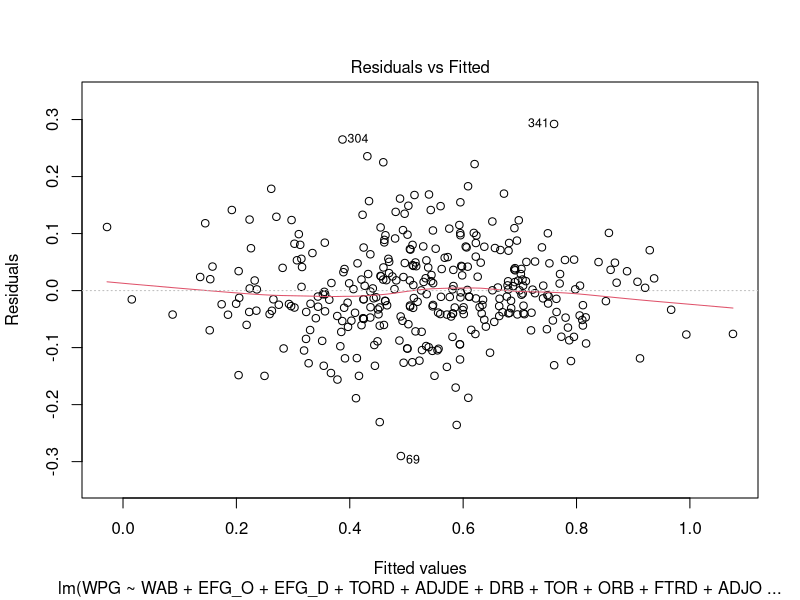
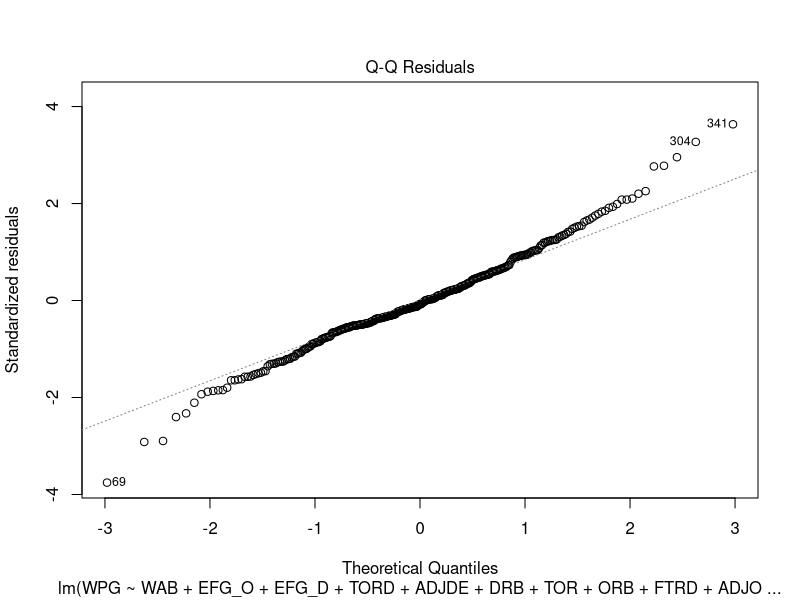
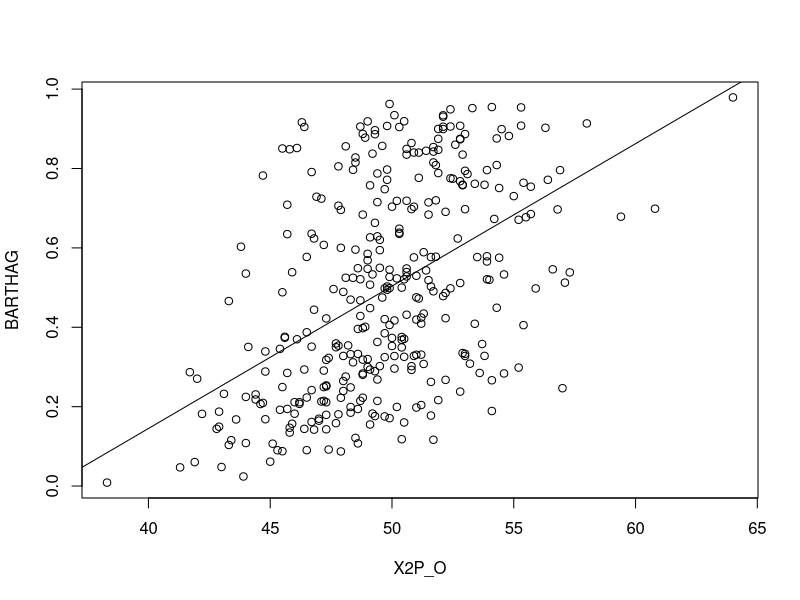
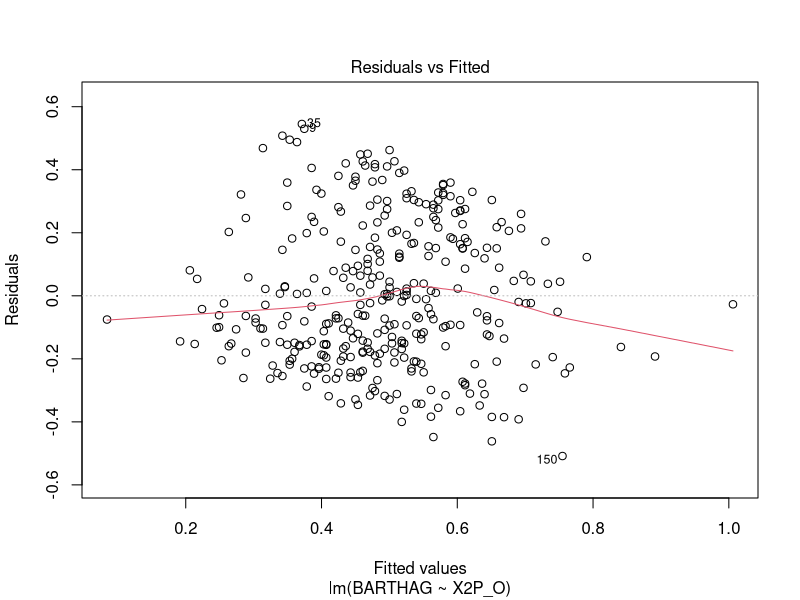
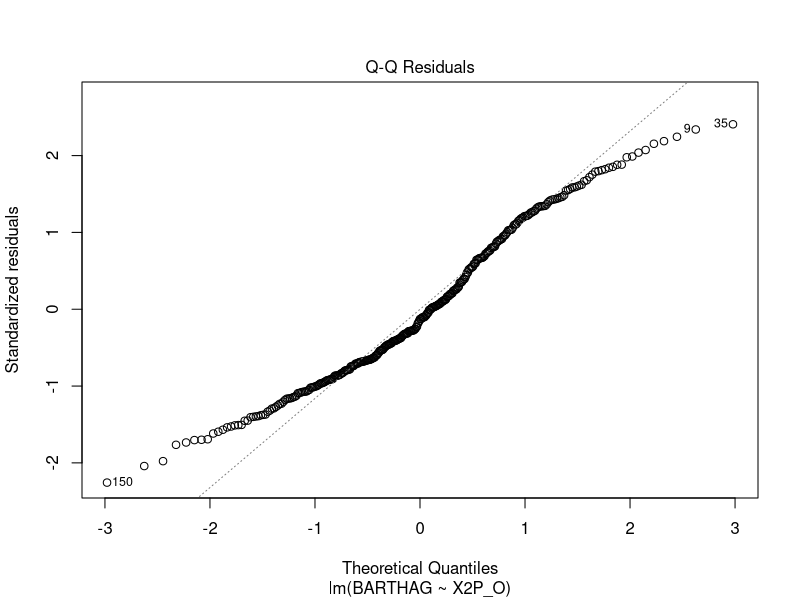
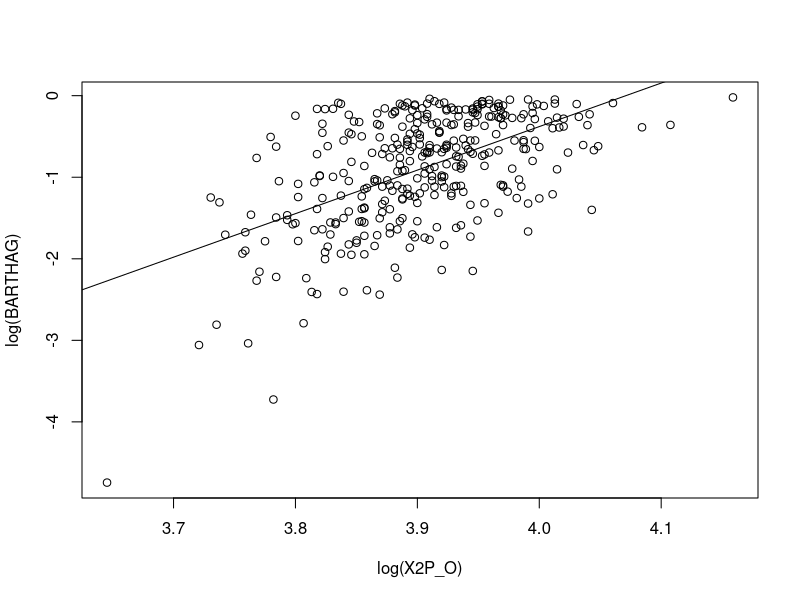
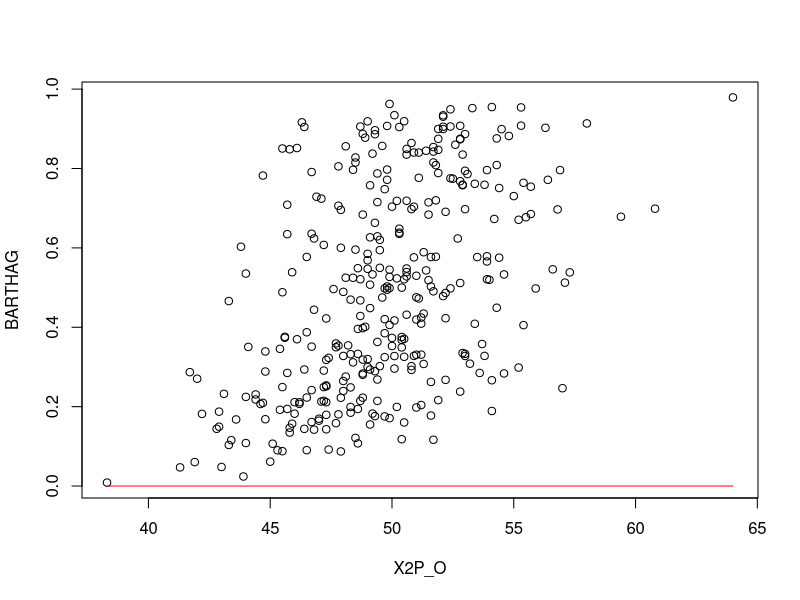
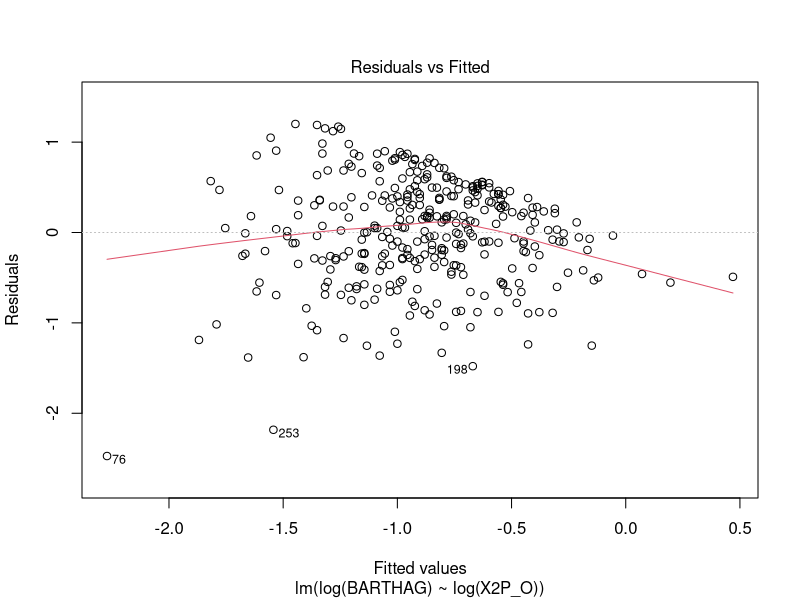

Generate these figures, in order, with R:
## ---- chunk 1
#Upload packages and data
library(readr)
library(car)

basketball = read.csv("cbb21.csv")
#head(basketball)
## ---- chunk 2
#I want to determine which variables best predict team's winning percentage (WPG = wins per game)
#create new variable for wins per game 
basketball$WPG = (basketball$W)/(basketball$G)

#Create new dataset with WPG and all numeric variables (minus seed, W, and G)
CBB21 = subset(basketball, select = -c(1, 2, 3, 4, 22))
#head(CBB21)
## ---- chunk 3
#use step wise regression to choose predictors
Full = lm(WPG~., data=CBB21)
none = lm(WPG~1, data=CBB21)
MSE = (summary(Full)$sigma)^2
step(none, scope=list(upper=Full), scale=MSE, trace=FALSE)
## ---- chunk 4
#best model: 
bestmod = lm(formula = WPG ~ WAB + EFG_O + EFG_D + TORD + ADJDE + DRB + TOR + ORB + FTRD + ADJOE + FTR, data = CBB21)

#plot model for residual analysis 
plot(bestmod, 1:2)

#Is a linear model the best model to use? Check for conditions of linearity
#Linearity (residuals vs. fitted plot)- Red line shows slight curvature on right tail end, is overall straight on the zero line. Relatively linear because there are about as many over predicted values as under predicted values. 
#Normality of residuals (q-q norm plot)- slight deviations from line on both tail ends of q-q norm plot suggests that residuals deviate from a normal distribution for extreme values. Most of the data falls within a normal distribution. 
## ---- chunk 5
#Variance inflation factor
vif(bestmod)

#Interpretation: VIF calculates the relationship between predictors and all other predictors. Generally, if VIF is greater than 5, then the model has multicollinearity. Since the VIF for WAB, EFG_O, ADJDE, and ADJOE are high, we can assume that the model has multicollinearity and that it is redundant to include some of these predictors in the model. Based on the description of the variables in Kaggle, it seems that ADJOE and ADJDE and EFJ_O and EFG_D are related and one can probably be removed from the model. 
## ---- chunk 6
#change best mod so that it doesn't include redundant predictors (ADJDE and EFG_O)
bestmod2 = lm(formula = WPG ~ WAB + EFG_D + TORD + DRB + TOR + ORB + FTRD + ADJOE + FTR, data = CBB21)

#Do a nested F-test and see if bestmod or bestmod2 better predicts WPG
anova(bestmod2, bestmod)

#Hypotheses:
#H0: βi = 0; for ADJDE and EFG_O
#HA: βi ≠ 0; for at least one of ADJDE and EFG_O 

#Conclusion: Reject the null. There is statistically significant evidence (p-value < 2.2e-16) to suggest that at least one of ADJDE and EFG_O in the model is nonzero. (bestmod2 better predicts WPG)
## ---- chunk 7
#lets say I want to predict power ranking based off of two point shooting percentage
plot(BARTHAG~X2P_O, data=basketball)
mod2 = lm(BARTHAG~X2P_O, data=basketball)
abline(mod2)

#check conditions of linearity
plot(mod2, 1:2)

#Linearity (residuals vs. fitted plot)- Red line is not fitted on the zero line. Values are under predicted on both tail ends 
#Normality of residuals (q-q norm plot)- deviations from line on both tail ends and overall curvature suggests that residuals deviate from a normal distribution. 
## ---- chunk 8
#transform the data
plot(log(BARTHAG)~log(X2P_O), data=basketball)
mod2.1 = lm(log(BARTHAG)~log(X2P_O), data=basketball)
abline(mod2.1)

#plot transformed plot
plot(BARTHAG~X2P_O, data=basketball)

B0 = summary(mod2.1)$coef[1,1]
B1 = summary(mod2.1)$coef[1,2]

curve(exp(B0)*x^B1, add=TRUE, col='red')

#Check conditions of linearity
plot(mod2.1, 1:2)

#Based off of normal q-q plot, the transformation made the residuals fit a normal distribution. However, the transformed model does not seem to fit the data as well. Instead of trying transformations, I will add a second predictor to the model.
## ---- chunk 9
#make a model that predicts power ranking based off both two and three point shooting percentage
mod23 = lm(BARTHAG~X2P_O+X3P_O, data=basketball)
#summary(mod23)

#mod23 better meets conditions on linearity than mod2 and mod2.1
plot(mod23, 1:2)
